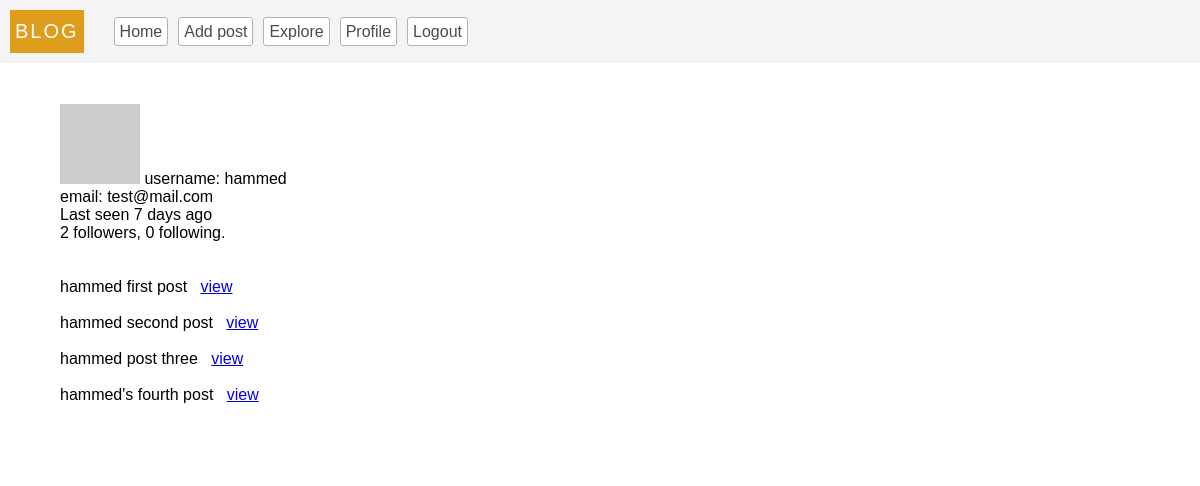
The page /user/1 (signed in) on the database as committed earlier.
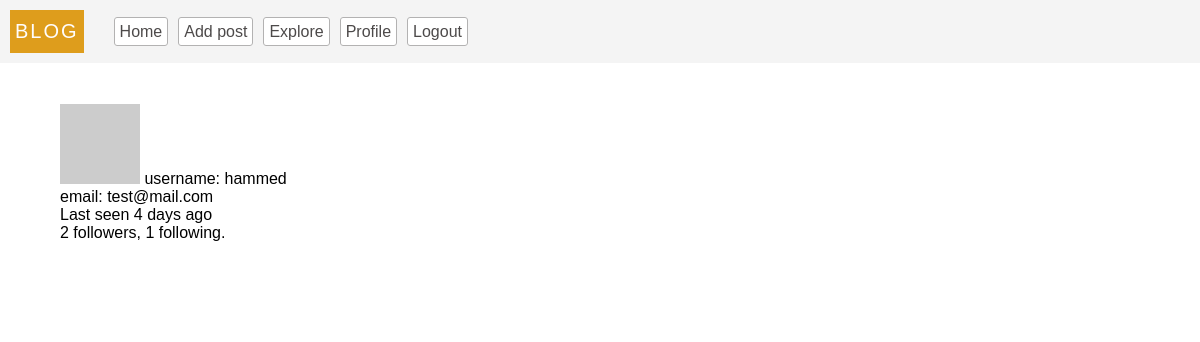
The same page on the database as committed later.
### models.py (models this page shows, shortened)
class User(db.Model, UserMixin):
  __tablename__ = 'users'
  id = db.Column(db.Integer, primary_key = True)
  username = db.Column(db.String(100), unique = True, index = True)
  email = db.Column(db.String(100), index = True, unique = True)
  password = db.Column(db.String(200))
  last_seen = db.Column(db.DateTime, default=datetime.utcnow, index = True)
  about_me = db.Column(db.String, nullable=True)
  posts = db.relationship(
    'Post',
    backref = 'author',
    lazy = 'dynamic'
  )
  followed = db.relationship(
    'User',
    secondary = followers,
    primaryjoin = (followers.c.follower_id == id),
    secondaryjoin = (followers.c.followed_id == id),
    backref = db.backref('followers', lazy='dynamic'),
    lazy = 'dynamic'
  )
  follower = db.relationship(
    'User',
    secondary = followers,
    primaryjoin = (followers.c.followed_id == id),
    secondaryjoin = (followers.c.follower_id == id),
    backref = db.backref('followed_user', lazy='dynamic'),
    lazy = 'dynamic'
  )
  def avatar(self, size='80'):
    digest = md5(str(self.email).lower().encode('utf-8')).hexdigest()
    return f'https://gravatar.com/avatar/{digest}?d=identicon&s={size}'
  def update_last_seen(self):
    self.last_seen = datetime.utcnow()
    db.session.commit()
  @login.user_loader
  def get_user(id):
    return User.query.get(int(id))

class Post(db.Model):
  __tablename__ = 'posts'
  id = db.Column(db.Integer, primary_key = True)
  body = db.Column(db.String(300) ,nullable = False)
  title = db.Column(db.String(20), nullable = False)
  timestamp = db.Column(db.DateTime, default=datetime.utcnow, index = True)
  user_id = db.Column(db.Integer, db.ForeignKey('users.id'))
  language = db.Column(db.String(20))

### server.py (the view)
@app.route('/user/<id>')
@login_required
def user_profile(id):
  user = User.query.get(id)
  if user == None:
    flash(_('this user profile cannot be found, profile may have been deleted or suspended !'), 'error')
    return redirect(url_for('index'))
  return render_template('user.html', user=user, posts = user.posts)

### app.py (called while the page is built)
def get_locale():
  return request.accept_languages.best_match(app.config['LANGUAGES'])

### server.py (called while the page is built)
@app.before_request
def validate():
  if current_user.is_authenticated:
    current_user.update_last_seen()
  g.locale =  (str(get_locale()))

### templates/user.html (shortened to what this page needs)
{% extends 'base.html' %}
{% block content %}
<section>
  <img src="{{user.avatar(100)}}" alt="{{_('photo')}}">
  <span>{{_('username')}}: {{user.username}}</span>
  <span> &nbsp;</span>
  <br>
  <sapn>{{_('email')}}: {{user.email}}</sapn>
  {% if user.last_seen %}
    <p>
      {{
        _('Last seen  %(time)s', time = moment(user.last_seen).fromNow()) }}
    </p>
  {% endif %}
  <p>
    {{ user.follower.count() }} followers, {{ user.followed.count() }} following.
  </p>
</section>
<section>
  <br> <br>
  {% for post in posts %}
      <p>
        {{post.title}}
        <a href="/post/{{post.id}}">{{_('view')}}</a>
      </p>
      <br>
    {% endfor %}
</section>
{% endblock %}

Rows that differ between the two databases and show on the page:
removed Post: title "hammed first post"
removed Post: title "hammed second post"
removed Post: title "hammed post three"
removed Post: title "hammed's fourth post"
changed User "hammed": last_seen "Last seen 7 days ago" → "Last seen 4 days ago"
Other text that changed with them:
{{ user.followed.count() }}: "0" → "1"
